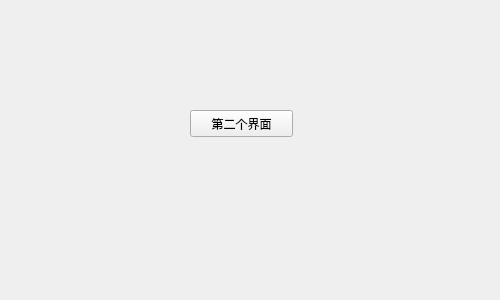
<?xml version="1.0" encoding="UTF-8"?>
<ui version="4.0">
 <class>MainWindow</class>
 <widget class="QMainWindow" name="MainWindow">
  <property name="geometry">
   <rect>
    <x>0</x>
    <y>0</y>
    <width>500</width>
    <height>300</height>
   </rect>
  </property>
  <property name="windowTitle">
   <string>MainWindow</string>
  </property>
  <widget class="QWidget" name="centralwidget">
   <widget class="QPushButton" name="pushButton">
    <property name="geometry">
     <rect>
      <x>190</x>
      <y>110</y>
      <width>103</width>
      <height>27</height>
     </rect>
    </property>
    <property name="text">
     <string>第二个界面</string>
    </property>
   </widget>
  </widget>
 </widget>
 <resources/>
 <connections/>
</ui>
